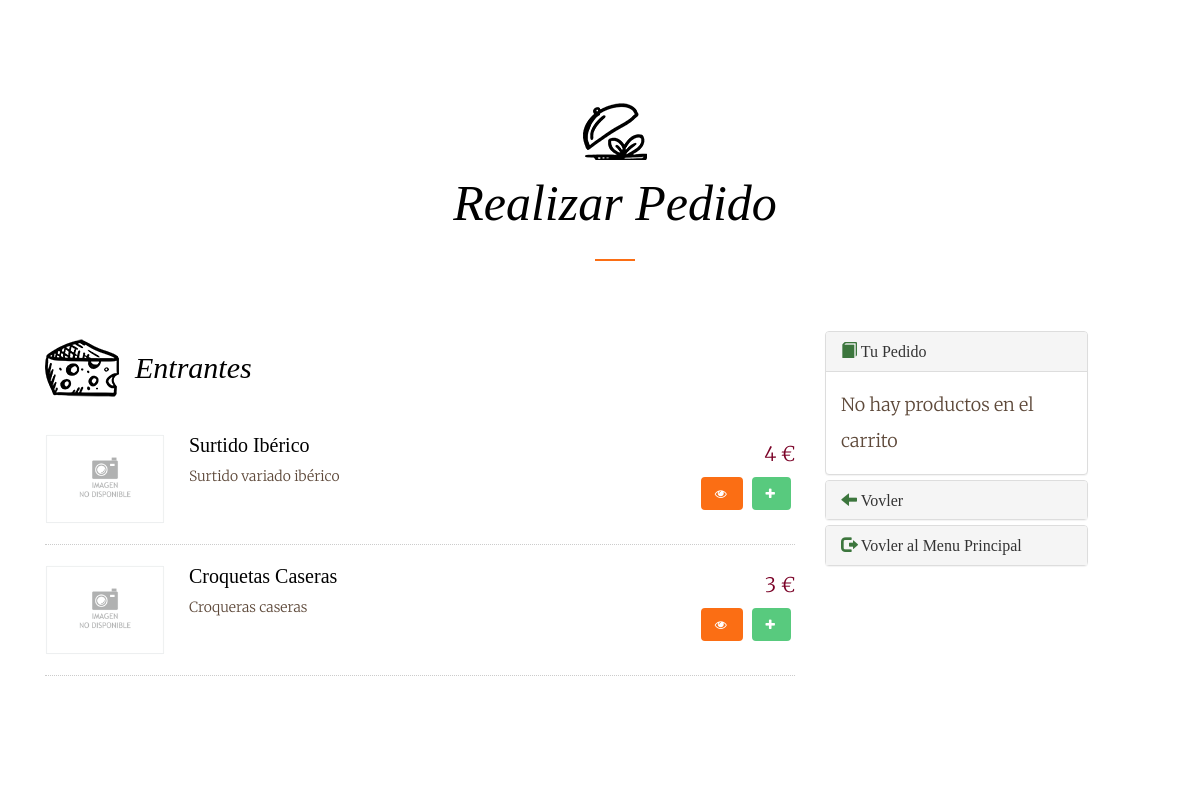
The app's page /paginas/verTodosEntrantes.php (signed in), older data.
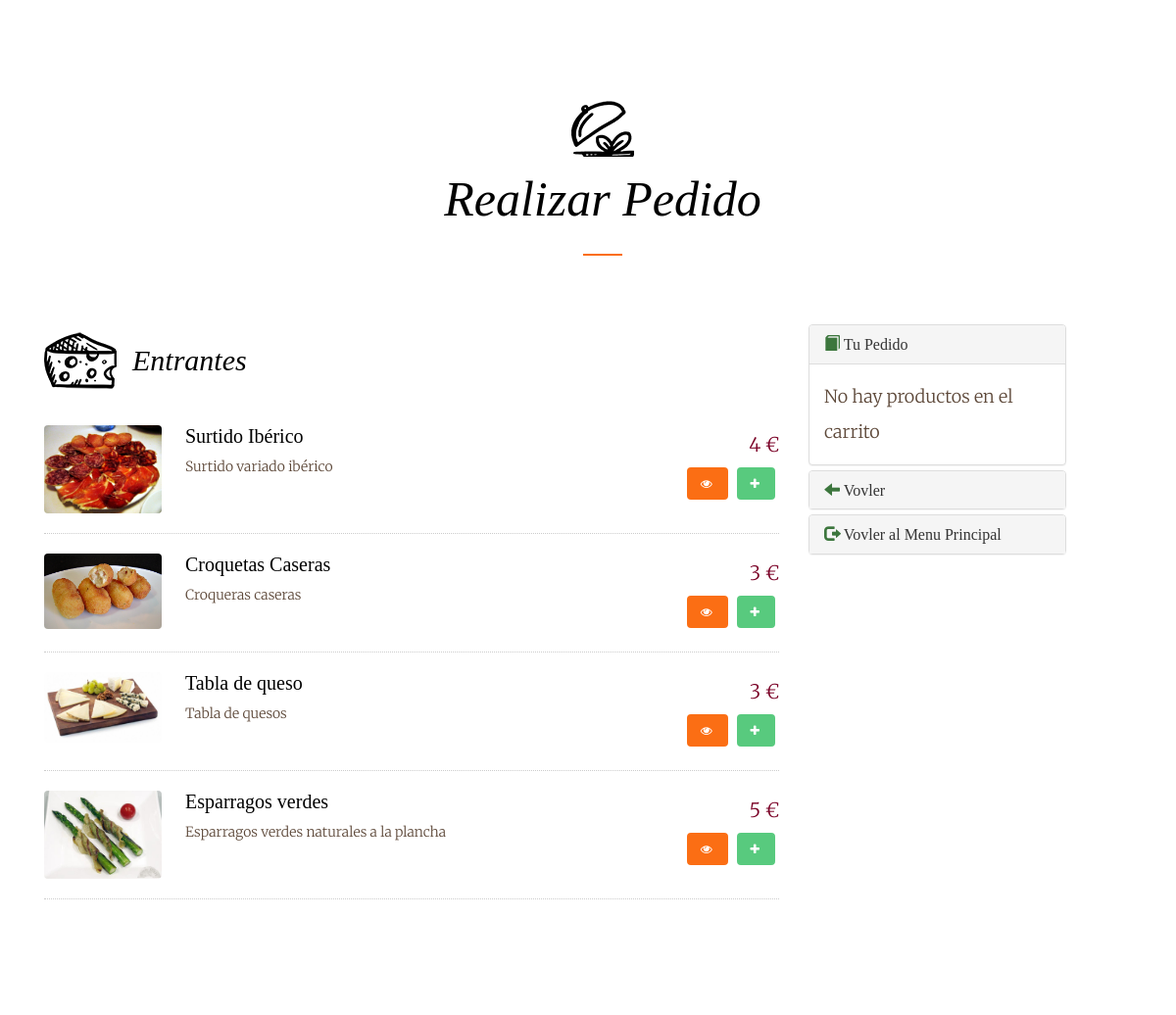
The same page, newer data.
### tables this page shows
CREATE TABLE IF NOT EXISTS producto(
  id_producto TINYINT UNSIGNED PRIMARY KEY AUTO_INCREMENT,
  nombre VARCHAR(30) NOT NULL,
  descripcion VARCHAR(100),
  precio DOUBLE NOT NULL,
  foto VARCHAR(100) DEFAULT NULL,
  calorias SMALLINT UNSIGNED DEFAULT NULL,
  tipo_producto TINYINT UNSIGNED NOT NULL,
  is_delete CHAR(1) NOT NULL DEFAULT 0,
  CONSTRAINT fk_producto_tipo FOREIGN KEY (tipo_producto) REFERENCES tipo_producto(id_tipo_producto)
);

### procedimientos/procedimientos.php (called while the page is built, shortened)
<?php
require_once '../conexion/conexion.php';
class procedimientos{
    public $conexion;
    public $resultado;
    public function conect(){
        $obj = new conexion();
        $this->conexion = new mysqli($obj->getServer(), $obj->getUser(), $obj->getPass(),$obj->getDataBase());
        $this->conexion->set_charset("UTF8");
    }
    public function consultas($query){
        $this->resultado = $this->conexion->query($query);
    }
    public function devolverFilas(){
        return $this->resultado->fetch_array();
    }
}

### conexion/conexion.php (called while the page is built, shortened)
<?php
class conexion{
    private $server = "localhost";
    private $user = "root";
    private $pass = "";
    private $dataBase = "restaurante";
    public function getServer(){
        return $this->server;
    }
    public function getUser(){
        return $this->user;
    }
    public function getPass(){
        return $this->pass;
    }
    public function getDataBase(){
        return $this->dataBase;
    }
}

### paginas/verTodosEntrantes.php (the view, shortened to what the changed rows need)
<?php
include_once '../procedimientos/procedimientos.php';
$conexion = new procedimientos();
$conexion->conect();
?>
<!DOCTYPE html>
<html lang="en">
<head>
    <link type="text/css" href="../sources/bootstrap.css" rel="stylesheet">
    <link type="text/css" href="../sources/cssPropio.css" rel="stylesheet">
    <link href="//maxcdn.bootstrapcdn.com/font-awesome/4.2.0/css/font-awesome.min.css" rel="stylesheet">
    <link rel="stylesheet" href="../sources/animate.css">
    <link rel="stylesheet" href="../sources/icomoon.css">
    <link rel="stylesheet" href="../sources/style.css">
</head>
<body>
<div class="container caja">
    <div id="fh5co-menus" data-section="menu">
        <div class="container">
            <div class="row text-center fh5co-heading row-padded">
                <div class="col-md-8 col-md-offset-2">
                    <h2 class="heading to-animate">Realizar Pedido</h2>
                </div>
            </div>
            <div class="row row-padded">
                <div class="col-md-8">
                    <div class="fh5co-food-menu to-animate-2">
                        <h2 class="fh5co-starters">Entrantes</h2>
                        <ul>
                            <?php
                            $query = "SELECT * FROM producto INNER JOIN tipo_producto ON (producto.tipo_producto = tipo_producto.id_tipo_producto) WHERE tipo_producto.nombre = 'Entrantes'";
                            $conexion->consultas($query);
                            while($resultado = $conexion->devolverFilas()){ echo '
                                <li>
                                    <div class="fh5co-food-desc">';
                                        if($resultado["foto"] == null ){echo'
                                            <figure> <img src="../imagenes/imagen-no-disponible.gif" class="img-responsive"></figure>';
                                        }else {echo'
                                            <figure> <img src="../imagenes/productos/'.$resultado["foto"].'" class="img-responsive"></figure>';
                                        }echo'
                                        <div>
                                            <h3>'.$resultado["1"].'</h3>
                                            <p>'.$resultado["descripcion"].'</p>
                                        </div>
                                    </div>
                                    <div class="fh5co-food-pricing">
                                        '.$resultado["precio"].' €
                                    </div>
                                    <div class="fh5co-food-pricing">
                                        <button type="button" class="btn btn-primary" data-toggle="modal" data-target="#Modal" href="../consultas/obtenerModal.php?id='.$resultado["id_producto"].'"><span class="fa fa-eye"></span></button>
                                        <button type="button" class="btn btn-success" onclick="aniadirProducto('.$resultado["id_producto"].')"><span class="fa fa-plus"></span></button>
                                    </div>
                                </li>';
                            }
                            ?>
                        </ul>
                    </div>
                </div>
            </div>
        </div>
    </div>
</div>

Row changes from the older to the newer data that the page shows:
changed producto "Surtido Ibérico": foto empty → "Surtido_de_Ibericos.jpg" (drawn); foto: picture added
changed producto "Croquetas Caseras": foto empty → "croquetas.jpg" (drawn); foto: picture added
now on this page (row edited): producto: foto (picture), nombre "Tabla de queso", descripcion "Tabla de quesos", precio "3"
now on this page (row edited): producto: foto (picture), nombre "Esparragos verdes", descripcion "Esparragos verdes naturales a la plancha", precio "5"
